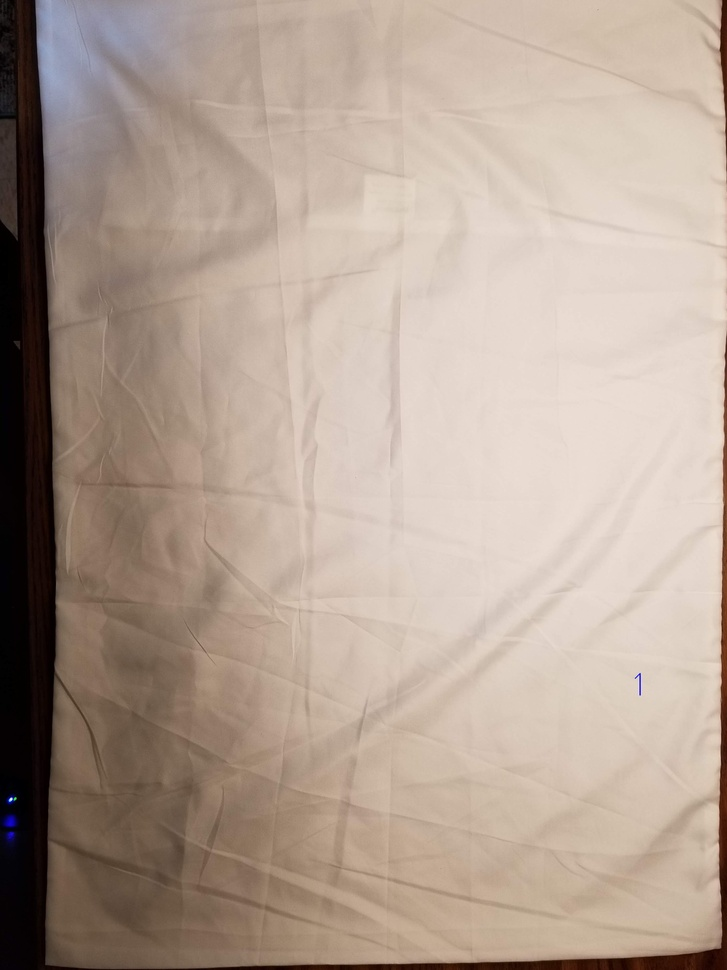
#> input picture cam3/20210429_183558.jpg, 727 x 970 px, shrunk from 3024 x 4032 before the run
$ python opencv_processing.py
#> lines starting #> are read from the running program, lines starting #| are printed output that depends on the picture; after the words box and inside, x2 and y2 are one past the last pixel; in counts of white or black regions, pixels touching at a corner belong together
import cv2

# Load Image and Convert to Grayscale
image_filepath = 'cam3/20210429_183558.jpg'
image = cv2.imread(image_filepath)
#> image is the input picture: shape (970, 727, 3); mean B, G, R 147.6, 160.6, 178.1
gray = cv2.cvtColor(image, cv2.COLOR_BGR2GRAY)
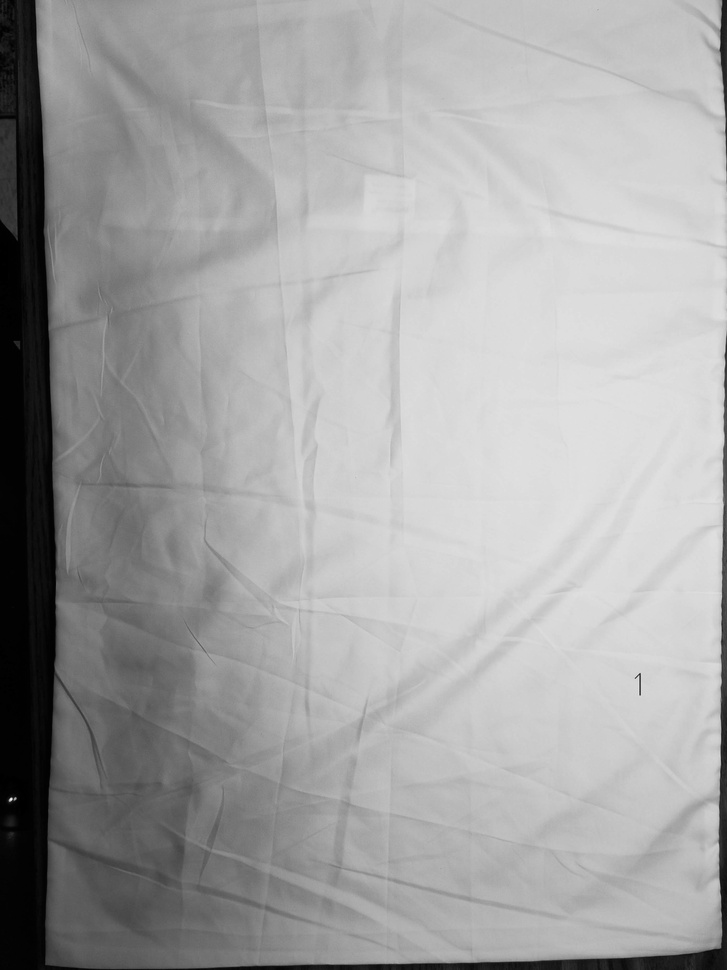
#> gray: shape (970, 727); min 0, max 247, mean 164.3

# Find Edges (via Canny
edged = cv2.Canny(image, 10, 500)
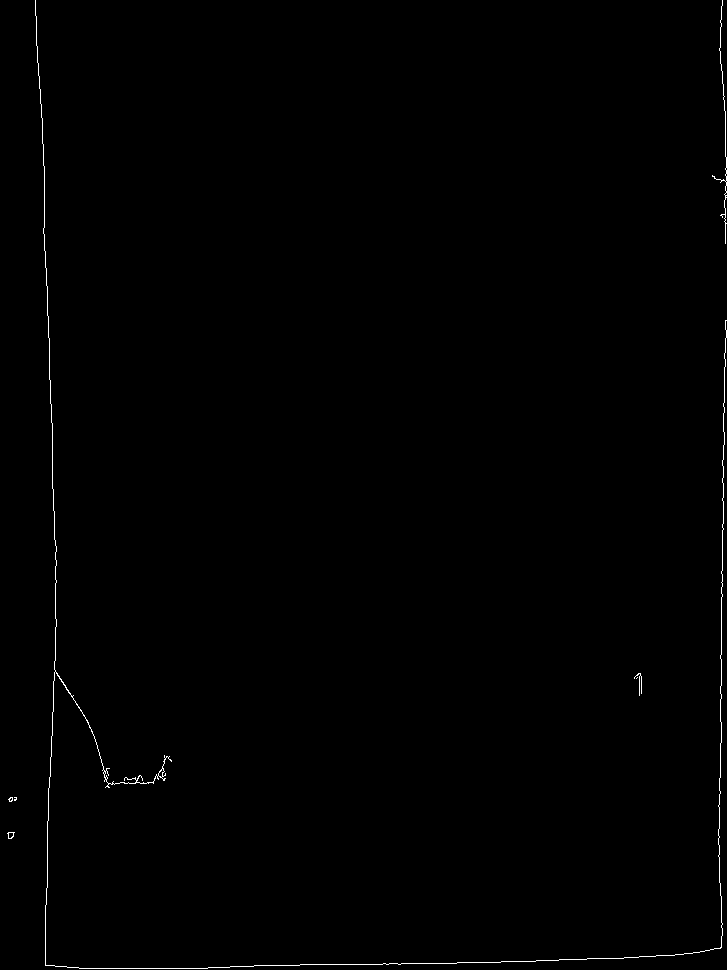
#> edged: shape (970, 727); 0.42% white in thin lines or dots
(cnts, _) = cv2.findContours(edged.copy(), cv2.RETR_EXTERNAL,
                             cv2.CHAIN_APPROX_SIMPLE)
#> cnts = 7 contours, 5 with area under 20; largest, box (x1, y1, x2, y2) and area: (35, 0, 727, 969) 92, (7, 832, 15, 839) 30

# Isolate Objects and Save Them
idx = 0
items = []
for c in cnts:
    x, y, w, h = cv2.boundingRect(c)
    if w > 150 and h > 150:
        idx += 1
        new_img = image[y:y + h, x:x + w]
        items.append((x, y))
        cv2.imwrite('cvimages10/' + str(idx) + '.png', new_img)
#> this loop made 7 passes
#> (x, y, w, h, idx) on pass 7: (35, 0, 692, 969, 1)
#> (x, y, w, h) on passes 1, 2, 3, 5, 6: (7, 832, 8, 7), (14, 797, 3, 4), (8, 797, 5, 5), (634, 673, 8, 23), (712, 0, 15, 244)
#> after the loop, idx = 1; items = [(35, 0)]

# Write on Item Numbers to Image
for idx in range(len(items)):
    cv2.putText(img=image, text=str(idx + 1), org=items[idx],
                fontFace=1, fontScale=10, color=(255, 0, 0),
                thickness=3)
#> this loop made 1 pass
cv2.imwrite(image_filepath, image)

$ run again, with cam3/20210429_183517.jpg copied over cam3/20210429_183558.jpg
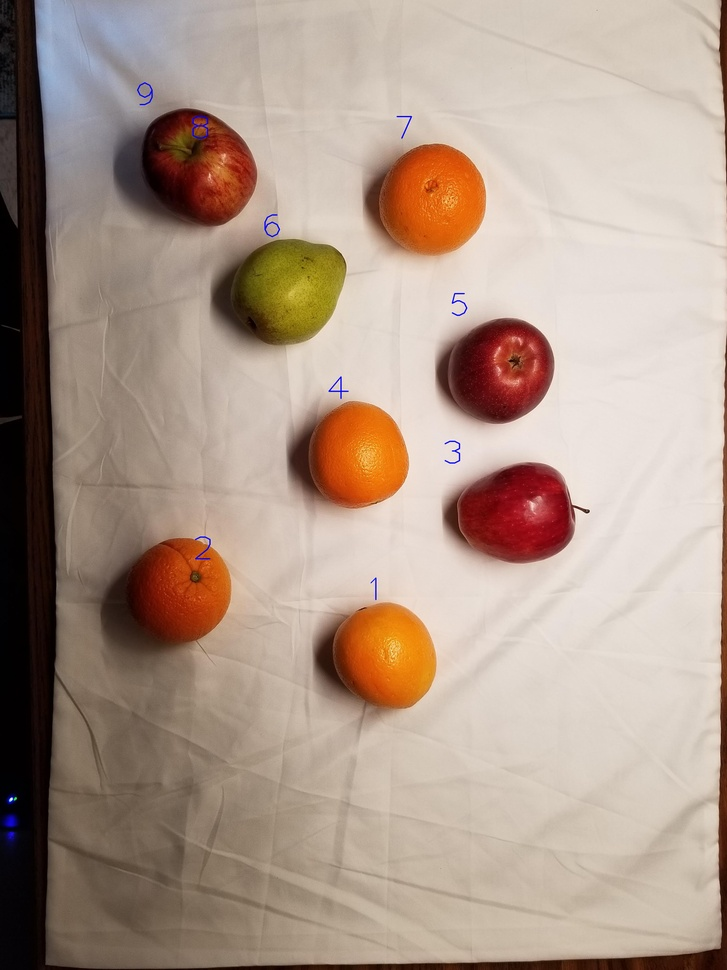
#> input picture cam3/20210429_183517.jpg, 727 x 970 px, shrunk from 3024 x 4032 before the run
#> image is the input picture: shape (970, 727, 3); mean B, G, R 138.8, 153, 173.9
#> `edged = cv2.Canny(image, 10, 500)`:
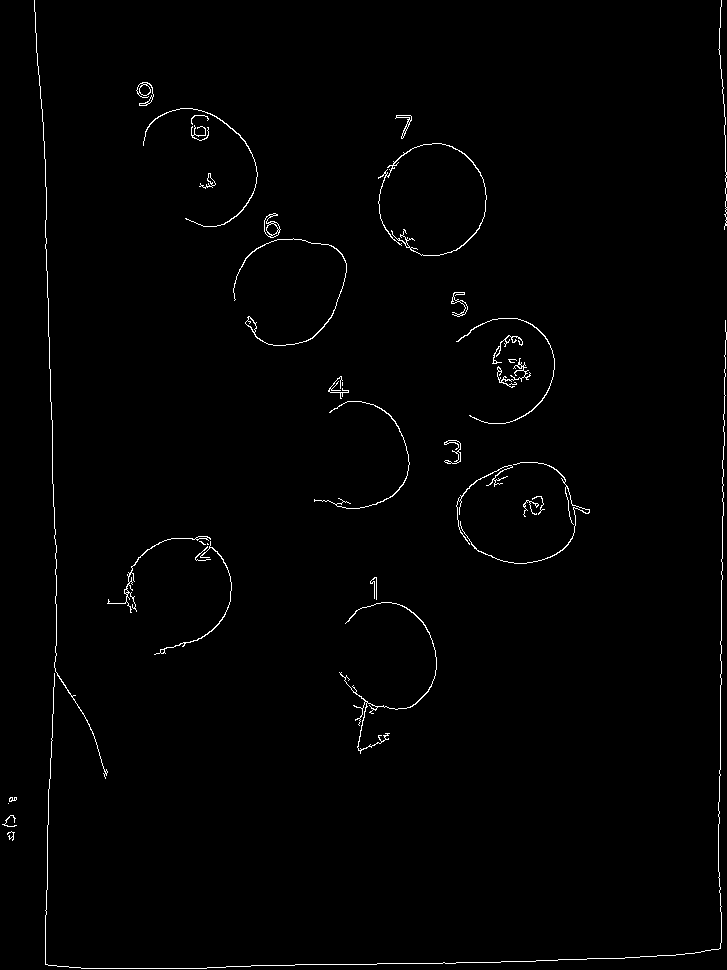
#> edged: shape (970, 727); 1.1% white in thin lines or dots
#> cnts = 36 contours, 17 with area under 20; largest, box (x1, y1, x2, y2) and area: (264, 213, 281, 238) 232, (136, 82, 154, 106) 169, (233, 238, 347, 346) 154, (378, 143, 487, 256) 122, (339, 602, 437, 754) 104
#> the loop `for c in cnts:` made 36 passes
#> (x, y, w, h, idx) on pass 23: (45, 320, 682, 649, 1)
#> after the loop `for c in cnts:`: idx = 1; items = [(45, 320)]
#> the loop `for idx in range(len(items)):` made 1 pass
#> after the loop `for idx in range(len(items)):`:
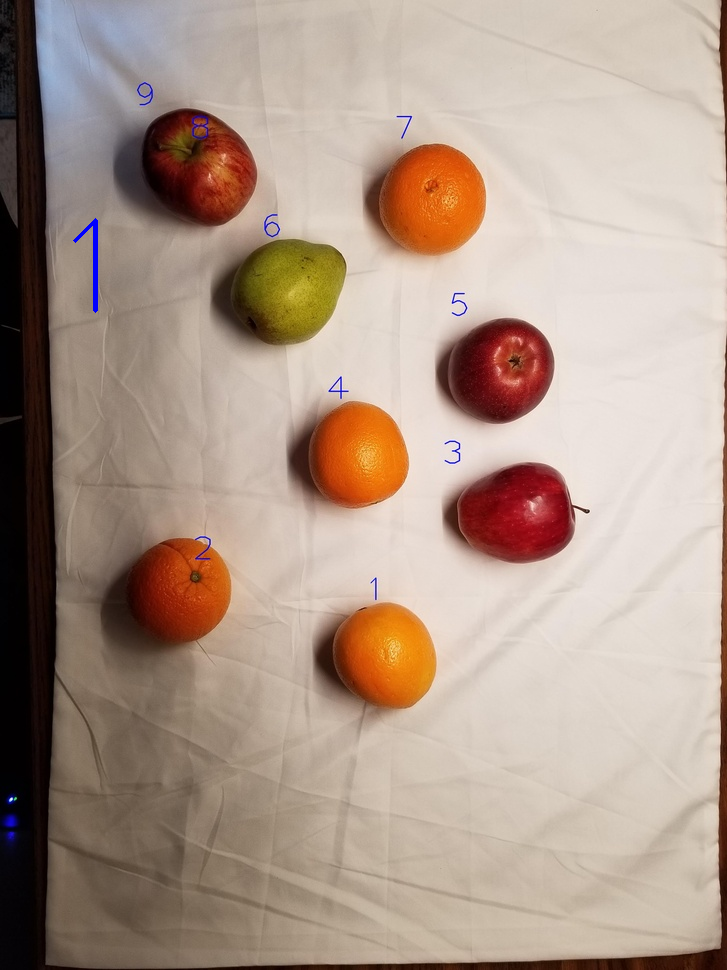
#> image: shape (970, 727, 3); 0.08% of pixels changed, all inside (x1, y1, x2, y2) = (73, 218, 98, 313)
